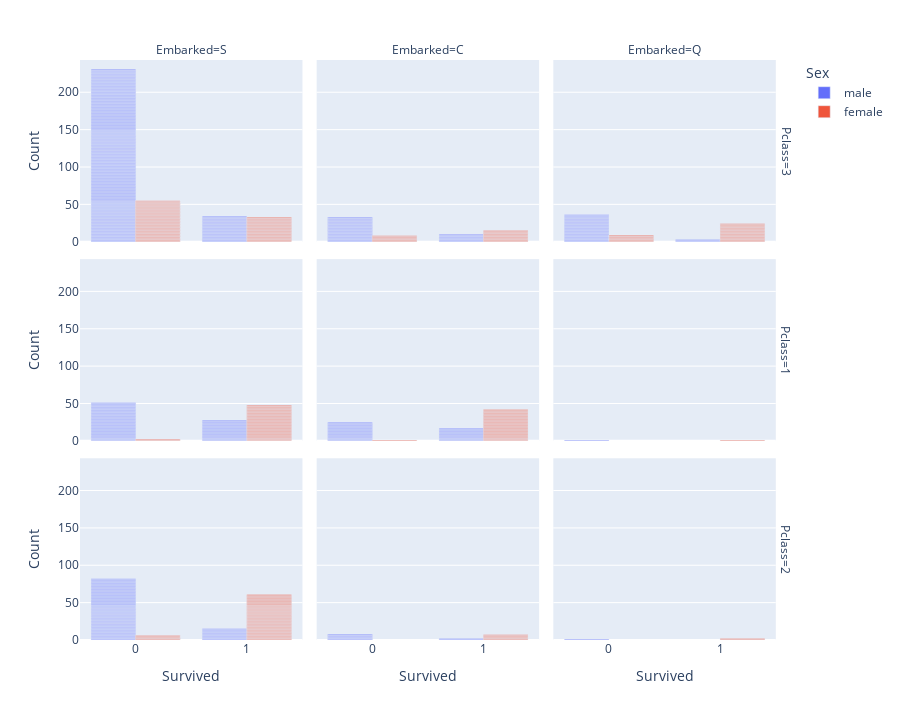

The notebook cell this image was saved under:
### Code cell
fig = px.bar(df_clean, x='Survived', y='Count', color='Sex', barmode='group', facet_row='Pclass', facet_col='Embarked', height=720)
fig.show()

### Figure 1 — Plotly figure (JSON) as saved in the notebook; plotly's stock layout.template omitted (floating-point values rounded to 4 significant figures; data arrays with more than 128 entries replaced by an {"elided": "..."} marker saying what was removed)
{"data": [{"alignmentgroup": "True", "hovertemplate": "Sex=male<br>Pclass=3<br>Embarked=S<br>Survived=%{x}<br>Count=%{y}<extra></extra>", "legendgroup": "male", "marker": {"color": "#636efa", "pattern": {"shape": ""}}, "name": "male", "offsetgroup": "male", "orientation": "v", "showlegend": true, "textposition": "auto", "type": "bar", "x": {"elided": "265 int values"}, "xaxis": "x7", "y": {"elided": "265 int values"}, "yaxis": "y7"}, {"alignmentgroup": "True", "hovertemplate": "Sex=male<br>Pclass=3<br>Embarked=C<br>Survived=%{x}<br>Count=%{y}<extra></extra>", "legendgroup": "male", "marker": {"color": "#636efa", "pattern": {"shape": ""}}, "name": "male", "offsetgroup": "male", "orientation": "v", "showlegend": false, "textposition": "auto", "type": "bar", "x": [0, 1, 0, 0, 0, 0, 1, 0, 1, 0, 0, 1, 0, 0, 0, 0, 0, 0, 0, 1, 0, 0, 0, 0, 0, 1, 0, 0, 0, 0, 1, 0, 0, 1, 0, 1, 0, 0, 1, 0, 0, 0, 0], "xaxis": "x8", "y": [1, 1, 1, 1, 1, 1, 1, 1, 1, 1, 1, 1, 1, 1, 1, 1, 1, 1, 1, 1, 1, 1, 1, 1, 1, 1, 1, 1, 1, 1, 1, 1, 1, 1, 1, 1, 1, 1, 1, 1, 1, 1, 1], "yaxis": "y8"}, {"alignmentgroup": "True", "hovertemplate": "Sex=male<br>Pclass=3<br>Embarked=Q<br>Survived=%{x}<br>Count=%{y}<extra></extra>", "legendgroup": "male", "marker": {"color": "#636efa", "pattern": {"shape": ""}}, "name": "male", "offsetgroup": "male", "orientation": "v", "showlegend": false, "textposition": "auto", "type": "bar", "x": [0, 0, 0, 0, 0, 0, 0, 0, 0, 0, 0, 0, 0, 1, 0, 0, 0, 0, 0, 0, 0, 1, 0, 0, 0, 0, 0, 0, 0, 0, 0, 0, 0, 0, 0, 0, 0, 1, 0], "xaxis": "x9", "y": [1, 1, 1, 1, 1, 1, 1, 1, 1, 1, 1, 1, 1, 1, 1, 1, 1, 1, 1, 1, 1, 1, 1, 1, 1, 1, 1, 1, 1, 1, 1, 1, 1, 1, 1, 1, 1, 1, 1], "yaxis": "y9"}, {"alignmentgroup": "True", "hovertemplate": "Sex=male<br>Pclass=1<br>Embarked=S<br>Survived=%{x}<br>Count=%{y}<extra></extra>", "legendgroup": "male", "marker": {"color": "#636efa", "pattern": {"shape": ""}}, "name": "male", "offsetgroup": "male", "orientation": "v", "showlegend": false, "textposition": "auto", "type": "bar", "x": [0, 1, 0, 0, 1, 0, 0, 0, 0, 0, 0, 0, 0, 0, 0, 1, 1, 1, 0, 0, 0, 0, 0, 1, 1, 0, 0, 0, 0, 0, 1, 1, 0, 0, 1, 1, 1, 0, 1, 0, 0, 0, 0, 1, 1, 0, 0, 0, 0, 0, 1, 0, 1, 1, 0, 1, 0, 1, 0, 0, 1, 0, 1, 1, 0, 1, 1, 1, 0, 0, 0, 0, 1, 0, 0, 0, 1, 0, 0], "xaxis": "x4", "y": [1, 1, 1, 1, 1, 1, 1, 1, 1, 1, 1, 1, 1, 1, 1, 1, 1, 1, 1, 1, 1, 1, 1, 1, 1, 1, 1, 1, 1, 1, 1, 1, 1, 1, 1, 1, 1, 1, 1, 1, 1, 1, 1, 1, 1, 1, 1, 1, 1, 1, 1, 1, 1, 1, 1, 1, 1, 1, 1, 1, 1, 1, 1, 1, 1, 1, 1, 1, 1, 1, 1, 1, 1, 1, 1, 1, 1, 1, 1], "yaxis": "y4"}, {"alignmentgroup": "True", "hovertemplate": "Sex=male<br>Pclass=1<br>Embarked=C<br>Survived=%{x}<br>Count=%{y}<extra></extra>", "legendgroup": "male", "marker": {"color": "#636efa", "pattern": {"shape": ""}}, "name": "male", "offsetgroup": "male", "orientation": "v", "showlegend": false, "textposition": "auto", "type": "bar", "x": [0, 0, 0, 0, 0, 1, 0, 0, 0, 0, 1, 0, 0, 1, 0, 0, 0, 1, 1, 0, 0, 0, 0, 1, 0, 0, 1, 1, 1, 1, 1, 1, 0, 1, 1, 0, 1, 0, 0, 0, 1, 1], "xaxis": "x5", "y": [1, 1, 1, 1, 1, 1, 1, 1, 1, 1, 1, 1, 1, 1, 1, 1, 1, 1, 1, 1, 1, 1, 1, 1, 1, 1, 1, 1, 1, 1, 1, 1, 1, 1, 1, 1, 1, 1, 1, 1, 1, 1], "yaxis": "y5"}, {"alignmentgroup": "True", "hovertemplate": "Sex=male<br>Pclass=1<br>Embarked=Q<br>Survived=%{x}<br>Count=%{y}<extra></extra>", "legendgroup": "male", "marker": {"color": "#636efa", "pattern": {"shape": ""}}, "name": "male", "offsetgroup": "male", "orientation": "v", "showlegend": false, "textposition": "auto", "type": "bar", "x": [0], "xaxis": "x6", "y": [1], "yaxis": "y6"}, {"alignmentgroup": "True", "hovertemplate": "Sex=male<br>Pclass=2<br>Embarked=S<br>Survived=%{x}<br>Count=%{y}<extra></extra>", "legendgroup": "male", "marker": {"color": "#636efa", "pattern": {"shape": ""}}, "name": "male", "offsetgroup": "male", "orientation": "v", "showlegend": false, "textposition": "auto", "type": "bar", "x": [1, 0, 1, 0, 0, 0, 1, 0, 0, 0, 0, 0, 0, 0, 0, 0, 0, 1, 0, 1, 0, 0, 0, 0, 1, 0, 0, 0, 0, 0, 0, 0, 0, 0, 0, 1, 0, 0, 1, 0, 0, 0, 0, 0, 0, 0, 1, 0, 0, 0, 0, 0, 0, 0, 0, 0, 1, 1, 0, 0, 1, 0, 0, 0, 0, 0, 0, 0, 0, 0, 0, 1, 0, 0, 0, 0, 0, 0, 0, 0, 0, 0, 0, 1, 0, 0, 0, 0, 0, 0, 1, 0, 0, 0, 0, 0, 0], "xaxis": "x", "y": [1, 1, 1, 1, 1, 1, 1, 1, 1, 1, 1, 1, 1, 1, 1, 1, 1, 1, 1, 1, 1, 1, 1, 1, 1, 1, 1, 1, 1, 1, 1, 1, 1, 1, 1, 1, 1, 1, 1, 1, 1, 1, 1, 1, 1, 1, 1, 1, 1, 1, 1, 1, 1, 1, 1, 1, 1, 1, 1, 1, 1, 1, 1, 1, 1, 1, 1, 1, 1, 1, 1, 1, 1, 1, 1, 1, 1, 1, 1, 1, 1, 1, 1, 1, 1, 1, 1, 1, 1, 1, 1, 1, 1, 1, 1, 1, 1], "yaxis": "y"}, {"alignmentgroup": "True", "hovertemplate": "Sex=male<br>Pclass=2<br>Embarked=C<br>Survived=%{x}<br>Count=%{y}<extra></extra>", "legendgroup": "male", "marker": {"color": "#636efa", "pattern": {"shape": ""}}, "name": "male", "offsetgroup": "male", "orientation": "v", "showlegend": false, "textposition": "auto", "type": "bar", "x": [0, 0, 0, 0, 0, 0, 1, 0, 0, 1], "xaxis": "x2", "y": [1, 1, 1, 1, 1, 1, 1, 1, 1, 1], "yaxis": "y2"}, {"alignmentgroup": "True", "hovertemplate": "Sex=male<br>Pclass=2<br>Embarked=Q<br>Survived=%{x}<br>Count=%{y}<extra></extra>", "legendgroup": "male", "marker": {"color": "#636efa", "pattern": {"shape": ""}}, "name": "male", "offsetgroup": "male", "orientation": "v", "showlegend": false, "textposition": "auto", "type": "bar", "x": [0], "xaxis": "x3", "y": [1], "yaxis": "y3"}, {"alignmentgroup": "True", "hovertemplate": "Sex=female<br>Pclass=3<br>Embarked=S<br>Survived=%{x}<br>Count=%{y}<extra></extra>", "legendgroup": "female", "marker": {"color": "#EF553B", "pattern": {"shape": ""}}, "name": "female", "offsetgroup": "female", "orientation": "v", "showlegend": true, "textposition": "auto", "type": "bar", "x": [1, 1, 1, 0, 0, 0, 1, 0, 0, 0, 1, 0, 1, 1, 0, 1, 0, 0, 0, 1, 1, 0, 0, 1, 0, 1, 1, 0, 1, 0, 1, 0, 0, 0, 0, 0, 1, 0, 1, 1, 1, 0, 1, 1, 0, 0, 0, 0, 0, 0, 0, 1, 0, 0, 1, 1, 0, 0, 0, 0, 0, 1, 1, 0, 0, 0, 0, 0, 0, 0, 1, 1, 0, 0, 0, 1, 1, 0, 1, 0, 0, 0, 0, 1, 1, 0, 0, 0], "xaxis": "x7", "y": [1, 1, 1, 1, 1, 1, 1, 1, 1, 1, 1, 1, 1, 1, 1, 1, 1, 1, 1, 1, 1, 1, 1, 1, 1, 1, 1, 1, 1, 1, 1, 1, 1, 1, 1, 1, 1, 1, 1, 1, 1, 1, 1, 1, 1, 1, 1, 1, 1, 1, 1, 1, 1, 1, 1, 1, 1, 1, 1, 1, 1, 1, 1, 1, 1, 1, 1, 1, 1, 1, 1, 1, 1, 1, 1, 1, 1, 1, 1, 1, 1, 1, 1, 1, 1, 1, 1, 1], "yaxis": "y7"}, {"alignmentgroup": "True", "hovertemplate": "Sex=female<br>Pclass=3<br>Embarked=C<br>Survived=%{x}<br>Count=%{y}<extra></extra>", "legendgroup": "female", "marker": {"color": "#EF553B", "pattern": {"shape": ""}}, "name": "female", "offsetgroup": "female", "orientation": "v", "showlegend": false, "textposition": "auto", "type": "bar", "x": [1, 1, 0, 0, 1, 0, 0, 1, 0, 1, 1, 1, 1, 1, 0, 1, 1, 0, 1, 1, 0, 1, 1], "xaxis": "x8", "y": [1, 1, 1, 1, 1, 1, 1, 1, 1, 1, 1, 1, 1, 1, 1, 1, 1, 1, 1, 1, 1, 1, 1], "yaxis": "y8"}, {"alignmentgroup": "True", "hovertemplate": "Sex=female<br>Pclass=3<br>Embarked=Q<br>Survived=%{x}<br>Count=%{y}<extra></extra>", "legendgroup": "female", "marker": {"color": "#EF553B", "pattern": {"shape": ""}}, "name": "female", "offsetgroup": "female", "orientation": "v", "showlegend": false, "textposition": "auto", "type": "bar", "x": [1, 1, 1, 1, 1, 1, 1, 1, 1, 1, 1, 1, 0, 1, 1, 1, 1, 1, 1, 1, 0, 0, 1, 0, 1, 1, 0, 0, 0, 1, 1, 0, 0], "xaxis": "x9", "y": [1, 1, 1, 1, 1, 1, 1, 1, 1, 1, 1, 1, 1, 1, 1, 1, 1, 1, 1, 1, 1, 1, 1, 1, 1, 1, 1, 1, 1, 1, 1, 1, 1], "yaxis": "y9"}, {"alignmentgroup": "True", "hovertemplate": "Sex=female<br>Pclass=1<br>Embarked=S<br>Survived=%{x}<br>Count=%{y}<extra></extra>", "legendgroup": "female", "marker": {"color": "#EF553B", "pattern": {"shape": ""}}, "name": "female", "offsetgroup": "female", "orientation": "v", "showlegend": false, "textposition": "auto", "type": "bar", "x": [1, 1, 1, 1, 1, 1, 1, 1, 1, 1, 1, 1, 1, 0, 1, 1, 1, 1, 1, 1, 1, 1, 0, 1, 1, 1, 1, 1, 1, 1, 1, 1, 1, 1, 1, 1, 1, 1, 1, 1, 1, 1, 1, 1, 1, 1, 1, 1, 1, 1], "xaxis": "x4", "y": [1, 1, 1, 1, 1, 1, 1, 1, 1, 1, 1, 1, 1, 1, 1, 1, 1, 1, 1, 1, 1, 1, 1, 1, 1, 1, 1, 1, 1, 1, 1, 1, 1, 1, 1, 1, 1, 1, 1, 1, 1, 1, 1, 1, 1, 1, 1, 1, 1, 1], "yaxis": "y4"}, {"alignmentgroup": "True", "hovertemplate": "Sex=female<br>Pclass=1<br>Embarked=C<br>Survived=%{x}<br>Count=%{y}<extra></extra>", "legendgroup": "female", "marker": {"color": "#EF553B", "pattern": {"shape": ""}}, "name": "female", "offsetgroup": "female", "orientation": "v", "showlegend": false, "textposition": "auto", "type": "bar", "x": [1, 1, 1, 0, 1, 1, 1, 1, 1, 1, 1, 1, 1, 1, 1, 1, 1, 1, 1, 1, 1, 1, 1, 1, 1, 1, 1, 1, 1, 1, 1, 1, 1, 1, 1, 1, 1, 1, 1, 1, 1, 1, 1], "xaxis": "x5", "y": [1, 1, 1, 1, 1, 1, 1, 1, 1, 1, 1, 1, 1, 1, 1, 1, 1, 1, 1, 1, 1, 1, 1, 1, 1, 1, 1, 1, 1, 1, 1, 1, 1, 1, 1, 1, 1, 1, 1, 1, 1, 1, 1], "yaxis": "y5"}, {"alignmentgroup": "True", "hovertemplate": "Sex=female<br>Pclass=1<br>Embarked=Q<br>Survived=%{x}<br>Count=%{y}<extra></extra>", "legendgroup": "female", "marker": {"color": "#EF553B", "pattern": {"shape": ""}}, "name": "female", "offsetgroup": "female", "orientation": "v", "showlegend": false, "textposition": "auto", "type": "bar", "x": [1], "xaxis": "x6", "y": [1], "yaxis": "y6"}, {"alignmentgroup": "True", "hovertemplate": "Sex=female<br>Pclass=2<br>Embarked=S<br>Survived=%{x}<br>Count=%{y}<extra></extra>", "legendgroup": "female", "marker": {"color": "#EF553B", "pattern": {"shape": ""}}, "name": "female", "offsetgroup": "female", "orientation": "v", "showlegend": false, "textposition": "auto", "type": "bar", "x": [1, 0, 1, 1, 1, 1, 1, 1, 1, 1, 1, 1, 0, 1, 1, 1, 1, 1, 0, 1, 1, 1, 1, 1, 0, 1, 1, 1, 1, 1, 1, 1, 1, 1, 1, 1, 1, 1, 1, 1, 1, 1, 1, 1, 1, 1, 1, 1, 1, 1, 1, 1, 1, 1, 1, 1, 1, 1, 1, 1, 1, 0, 1, 1, 0, 1, 1], "xaxis": "x", "y": [1, 1, 1, 1, 1, 1, 1, 1, 1, 1, 1, 1, 1, 1, 1, 1, 1, 1, 1, 1, 1, 1, 1, 1, 1, 1, 1, 1, 1, 1, 1, 1, 1, 1, 1, 1, 1, 1, 1, 1, 1, 1, 1, 1, 1, 1, 1, 1, 1, 1, 1, 1, 1, 1, 1, 1, 1, 1, 1, 1, 1, 1, 1, 1, 1, 1, 1], "yaxis": "y"}, {"alignmentgroup": "True", "hovertemplate": "Sex=female<br>Pclass=2<br>Embarked=C<br>Survived=%{x}<br>Count=%{y}<extra></extra>", "legendgroup": "female", "marker": {"color": "#EF553B", "pattern": {"shape": ""}}, "name": "female", "offsetgroup": "female", "orientation": "v", "showlegend": false, "textposition": "auto", "type": "bar", "x": [1, 1, 1, 1, 1, 1, 1], "xaxis": "x2", "y": [1, 1, 1, 1, 1, 1, 1], "yaxis": "y2"}, {"alignmentgroup": "True", "hovertemplate": "Sex=female<br>Pclass=2<br>Embarked=Q<br>Survived=%{x}<br>Count=%{y}<extra></extra>", "legendgroup": "female", "marker": {"color": "#EF553B", "pattern": {"shape": ""}}, "name": "female", "offsetgroup": "female", "orientation": "v", "showlegend": false, "textposition": "auto", "type": "bar", "x": [1, 1], "xaxis": "x3", "y": [1, 1], "yaxis": "y3"}], "layout": {"annotations": [{"font": {}, "showarrow": false, "text": "Embarked=S", "x": 0.1567, "xanchor": "center", "xref": "paper", "y": 1.0, "yanchor": "bottom", "yref": "paper"}, {"font": {}, "showarrow": false, "text": "Embarked=C", "x": 0.49, "xanchor": "center", "xref": "paper", "y": 1.0, "yanchor": "bottom", "yref": "paper"}, {"font": {}, "showarrow": false, "text": "Embarked=Q", "x": 0.8233, "xanchor": "center", "xref": "paper", "y": 1.0, "yanchor": "bottom", "yref": "paper"}, {"font": {}, "showarrow": false, "text": "Pclass=2", "textangle": 90, "x": 0.98, "xanchor": "left", "xref": "paper", "y": 0.1567, "yanchor": "middle", "yref": "paper"}, {"font": {}, "showarrow": false, "text": "Pclass=1", "textangle": 90, "x": 0.98, "xanchor": "left", "xref": "paper", "y": 0.5, "yanchor": "middle", "yref": "paper"}, {"font": {}, "showarrow": false, "text": "Pclass=3", "textangle": 90, "x": 0.98, "xanchor": "left", "xref": "paper", "y": 0.8433, "yanchor": "middle", "yref": "paper"}], "barmode": "group", "height": 720, "legend": {"title": {"text": "Sex"}, "tracegroupgap": 0}, "margin": {"t": 60}, "xaxis": {"anchor": "y", "domain": [0, 0.3133], "title": {"text": "Survived"}}, "xaxis2": {"anchor": "y2", "domain": [0.3333, 0.6467], "matches": "x", "title": {"text": "Survived"}}, "xaxis3": {"anchor": "y3", "domain": [0.6667, 0.98], "matches": "x", "title": {"text": "Survived"}}, "xaxis4": {"anchor": "y4", "domain": [0, 0.3133], "matches": "x", "showticklabels": false}, "xaxis5": {"anchor": "y5", "domain": [0.3333, 0.6467], "matches": "x", "showticklabels": false}, "xaxis6": {"anchor": "y6", "domain": [0.6667, 0.98], "matches": "x", "showticklabels": false}, "xaxis7": {"anchor": "y7", "domain": [0, 0.3133], "matches": "x", "showticklabels": false}, "xaxis8": {"anchor": "y8", "domain": [0.3333, 0.6467], "matches": "x", "showticklabels": false}, "xaxis9": {"anchor": "y9", "domain": [0.6667, 0.98], "matches": "x", "showticklabels": false}, "yaxis": {"anchor": "x", "domain": [0, 0.3133], "title": {"text": "Count"}}, "yaxis2": {"anchor": "x2", "domain": [0, 0.3133], "matches": "y", "showticklabels": false}, "yaxis3": {"anchor": "x3", "domain": [0, 0.3133], "matches": "y", "showticklabels": false}, "yaxis4": {"anchor": "x4", "domain": [0.3433, 0.6567], "matches": "y", "title": {"text": "Count"}}, "yaxis5": {"anchor": "x5", "domain": [0.3433, 0.6567], "matches": "y", "showticklabels": false}, "yaxis6": {"anchor": "x6", "domain": [0.3433, 0.6567], "matches": "y", "showticklabels": false}, "yaxis7": {"anchor": "x7", "domain": [0.6867, 1.0], "matches": "y", "title": {"text": "Count"}}, "yaxis8": {"anchor": "x8", "domain": [0.6867, 1.0], "matches": "y", "showticklabels": false}, "yaxis9": {"anchor": "x9", "domain": [0.6867, 1.0], "matches": "y", "showticklabels": false}}}
